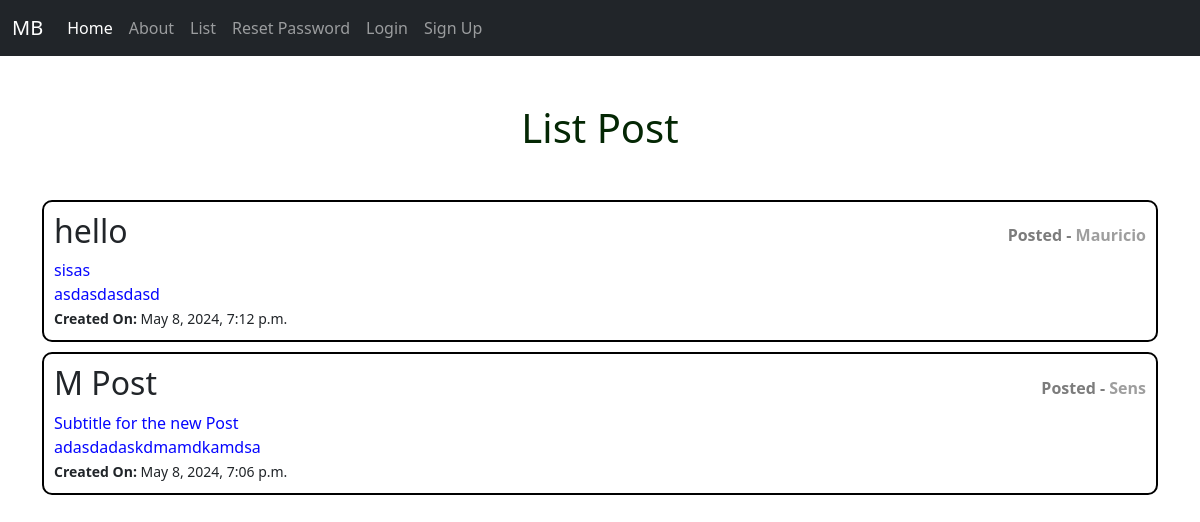
/posts/list/, run on an earlier commit of the app's database.
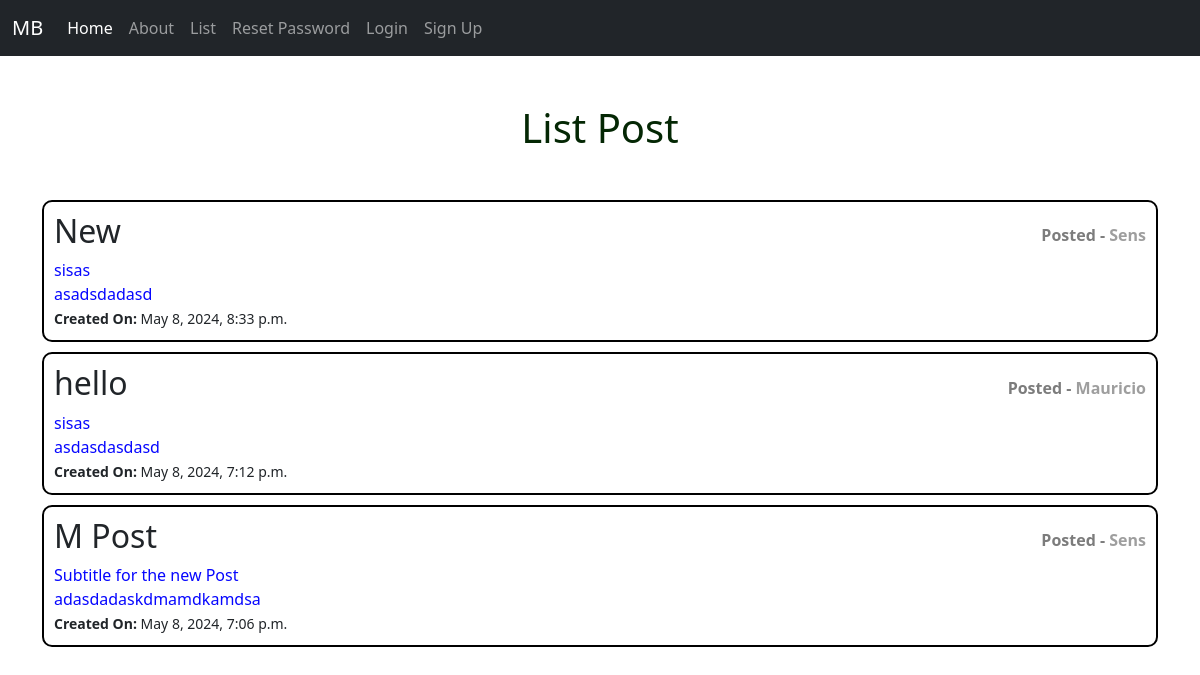
And on a later commit of the database.
### posts/models.py (models this page shows, shortened)
class Post(models.Model):
    title = models.CharField(max_length=128)
    subtitle = models.CharField(max_length=256)
    author = models.ForeignKey(get_user_model(), on_delete=models.CASCADE)
    body = models.TextField()
    created_on = models.DateTimeField(auto_now_add=True)
    status = models.ForeignKey(Status, on_delete=models.CASCADE)

### posts/views.py (the view)
# urls.py: path("list/", views.PostListView.as_view(), name="list"),
class PostListView(ListView):
    template_name = "posts/list.html"
    model = Post
    def get_context_data(self, **kwargs):
        context = super().get_context_data(**kwargs)
        published_status = Status.objects.get(name="published")
        context["post_list"] = (
            Post.objects.filter(status=published_status)
            .order_by("created_on")
            .reverse()
        )
        return context

### templates/posts/list.html (shortened to what this page needs)
{% extends 'base.html' %}
{% load static %}
{% block head %}
<link rel="stylesheet" href="{% static 'css/list.css' %}">
{% endblock head %}
{% block content %}
<h1 class="title" style="color: rgb(4, 39, 4); text-align: center; margin: 3rem 0;">List Post</h1>
    <div>
        {% for post in post_list %}
            <div class="post-container">
                <a href="{% url 'detail' post.id %}">
                    <div class="post-title-container">
                        <h2>{{ post.title }}</h2>
                        <p class="author"><span class="highlight">Posted -</span> {{post.author}}</p>
                    </div>
                    <p>{{ post.subtitle }}</p>
                    <p>{{post.body|slice:':128'}}</p>
                    <small><b>Created On: </b>{{ post.created_on }}</small>
                </a>
            </div>
        {% endfor %}
    </div>
{% endblock content%}

What changed in the data, as far as the page shows it:
added Post: title "New", author "Sens", subtitle "sisas", body "asadsdadasd", created_on "May 8, 2024, 8:33 p.m."
